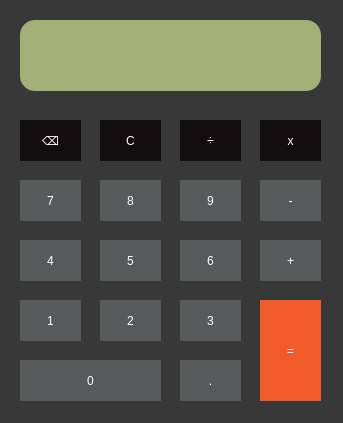
<?xml version="1.0" encoding="UTF-8"?>
<ui version="4.0">
 <class>MainWindow</class>
 <widget class="QMainWindow" name="MainWindow">
  <property name="geometry">
   <rect>
    <x>0</x>
    <y>0</y>
    <width>343</width>
    <height>423</height>
   </rect>
  </property>
  <property name="windowTitle">
   <string>Calculator</string>
  </property>
  <property name="windowIcon">
   <iconset>
    <normaloff>calculator_icon.png</normaloff>calculator_icon.png</iconset>
  </property>
  <property name="styleSheet">
   <string notr="true">background-color: rgb(56, 56, 56);
</string>
  </property>
  <widget class="QWidget" name="centralwidget">
   <widget class="QPushButton" name="pushButton_2">
    <property name="geometry">
     <rect>
      <x>20</x>
      <y>120</y>
      <width>61</width>
      <height>41</height>
     </rect>
    </property>
    <property name="styleSheet">
     <string notr="true">background-color: rgb(18, 13, 15);
border-radius: none;
font: 500 25pt &quot;Arial&quot;;
color: white;</string>
    </property>
    <property name="text">
     <string>⌫</string>
    </property>
   </widget>
   <widget class="QPushButton" name="pushButton_cl">
    <property name="geometry">
     <rect>
      <x>100</x>
      <y>120</y>
      <width>61</width>
      <height>41</height>
     </rect>
    </property>
    <property name="styleSheet">
     <string notr="true">background-color: rgb(18, 13, 15);
border-radius: none;
font: 500 25pt &quot;Arial&quot;;
color: white;</string>
    </property>
    <property name="text">
     <string>C</string>
    </property>
   </widget>
   <widget class="QPushButton" name="pushButton_3">
    <property name="geometry">
     <rect>
      <x>180</x>
      <y>120</y>
      <width>61</width>
      <height>41</height>
     </rect>
    </property>
    <property name="styleSheet">
     <string notr="true">background-color: rgb(18, 13, 15);
border-radius: none;
font: 500 25pt &quot;Arial&quot;;
color: white;</string>
    </property>
    <property name="text">
     <string>÷</string>
    </property>
   </widget>
   <widget class="QPushButton" name="pushButton_4">
    <property name="geometry">
     <rect>
      <x>260</x>
      <y>120</y>
      <width>61</width>
      <height>41</height>
     </rect>
    </property>
    <property name="styleSheet">
     <string notr="true">background-color: rgb(18, 13, 15);
border-radius: none;
font: 500 25pt &quot;Arial&quot;;
color: white;</string>
    </property>
    <property name="text">
     <string>x</string>
    </property>
   </widget>
   <widget class="QPushButton" name="pushButton_5">
    <property name="geometry">
     <rect>
      <x>20</x>
      <y>180</y>
      <width>61</width>
      <height>41</height>
     </rect>
    </property>
    <property name="styleSheet">
     <string notr="true">background-color: rgb(87, 90, 91);
border-radius: none;
font: 500 25pt &quot;Arial&quot;;
color: white;</string>
    </property>
    <property name="text">
     <string>7</string>
    </property>
   </widget>
   <widget class="QPushButton" name="pushButton_6">
    <property name="geometry">
     <rect>
      <x>180</x>
      <y>180</y>
      <width>61</width>
      <height>41</height>
     </rect>
    </property>
    <property name="styleSheet">
     <string notr="true">background-color: rgb(87, 90, 91);
border-radius: none;
font: 500 25pt &quot;Arial&quot;;
color: white;</string>
    </property>
    <property name="text">
     <string>9</string>
    </property>
   </widget>
   <widget class="QPushButton" name="pushButton_7">
    <property name="geometry">
     <rect>
      <x>260</x>
      <y>180</y>
      <width>61</width>
      <height>41</height>
     </rect>
    </property>
    <property name="styleSheet">
     <string notr="true">background-color: rgb(87, 90, 91);
border-radius: none;
font: 500 25pt &quot;Arial&quot;;
color: white;</string>
    </property>
    <property name="text">
     <string>-</string>
    </property>
   </widget>
   <widget class="QPushButton" name="pushButton_8">
    <property name="geometry">
     <rect>
      <x>100</x>
      <y>180</y>
      <width>61</width>
      <height>41</height>
     </rect>
    </property>
    <property name="styleSheet">
     <string notr="true">background-color: rgb(87, 90, 91);
border-radius: none;
font: 500 25pt &quot;Arial&quot;;
color: white;</string>
    </property>
    <property name="text">
     <string>8</string>
    </property>
   </widget>
   <widget class="QPushButton" name="pushButton_9">
    <property name="geometry">
     <rect>
      <x>20</x>
      <y>240</y>
      <width>61</width>
      <height>41</height>
     </rect>
    </property>
    <property name="styleSheet">
     <string notr="true">background-color: rgb(87, 90, 91);
border-radius: none;
font: 500 25pt &quot;Arial&quot;;
color: white;</string>
    </property>
    <property name="text">
     <string>4</string>
    </property>
   </widget>
   <widget class="QPushButton" name="pushButton_10">
    <property name="geometry">
     <rect>
      <x>180</x>
      <y>240</y>
      <width>61</width>
      <height>41</height>
     </rect>
    </property>
    <property name="styleSheet">
     <string notr="true">background-color: rgb(87, 90, 91);
border-radius: none;
font: 500 25pt &quot;Arial&quot;;
color: white;</string>
    </property>
    <property name="text">
     <string>6</string>
    </property>
   </widget>
   <widget class="QPushButton" name="pushButton_11">
    <property name="geometry">
     <rect>
      <x>260</x>
      <y>300</y>
      <width>61</width>
      <height>101</height>
     </rect>
    </property>
    <property name="styleSheet">
     <string notr="true">background-color: rgb(241, 90, 43);
border-radius: none;
font: 500 25pt &quot;Arial&quot;;
color: white;</string>
    </property>
    <property name="text">
     <string>=</string>
    </property>
   </widget>
   <widget class="QPushButton" name="pushButton_12">
    <property name="geometry">
     <rect>
      <x>100</x>
      <y>240</y>
      <width>61</width>
      <height>41</height>
     </rect>
    </property>
    <property name="styleSheet">
     <string notr="true">background-color: rgb(87, 90, 91);
border-radius: none;
font: 500 25pt &quot;Arial&quot;;
color: white;</string>
    </property>
    <property name="text">
     <string>5</string>
    </property>
   </widget>
   <widget class="QPushButton" name="pushButton_13">
    <property name="geometry">
     <rect>
      <x>20</x>
      <y>300</y>
      <width>61</width>
      <height>41</height>
     </rect>
    </property>
    <property name="styleSheet">
     <string notr="true">background-color: rgb(87, 90, 91);
border-radius: none;
font: 500 25pt &quot;Arial&quot;;
color: white;</string>
    </property>
    <property name="text">
     <string>1</string>
    </property>
   </widget>
   <widget class="QPushButton" name="pushButton_14">
    <property name="geometry">
     <rect>
      <x>180</x>
      <y>300</y>
      <width>61</width>
      <height>41</height>
     </rect>
    </property>
    <property name="styleSheet">
     <string notr="true">background-color: rgb(87, 90, 91);
border-radius: none;
font: 500 25pt &quot;Arial&quot;;
color: white;</string>
    </property>
    <property name="text">
     <string>3</string>
    </property>
   </widget>
   <widget class="QPushButton" name="pushButton_16">
    <property name="geometry">
     <rect>
      <x>100</x>
      <y>300</y>
      <width>61</width>
      <height>41</height>
     </rect>
    </property>
    <property name="styleSheet">
     <string notr="true">background-color: rgb(87, 90, 91);
border-radius: none;
font: 500 25pt &quot;Arial&quot;;
color: white;</string>
    </property>
    <property name="text">
     <string>2</string>
    </property>
   </widget>
   <widget class="QPushButton" name="pushButton_17">
    <property name="geometry">
     <rect>
      <x>180</x>
      <y>360</y>
      <width>61</width>
      <height>41</height>
     </rect>
    </property>
    <property name="styleSheet">
     <string notr="true">background-color: rgb(87, 90, 91);
border-radius: none;
font: 500 25pt &quot;Arial&quot;;
color: white;</string>
    </property>
    <property name="text">
     <string>.</string>
    </property>
   </widget>
   <widget class="QPushButton" name="pushButton_18">
    <property name="geometry">
     <rect>
      <x>260</x>
      <y>240</y>
      <width>61</width>
      <height>41</height>
     </rect>
    </property>
    <property name="styleSheet">
     <string notr="true">background-color: rgb(87, 90, 91);
border-radius: none;
font: 500 25pt &quot;Arial&quot;;
color: white;</string>
    </property>
    <property name="text">
     <string>+</string>
    </property>
   </widget>
   <widget class="QPushButton" name="pushButton_19">
    <property name="geometry">
     <rect>
      <x>20</x>
      <y>360</y>
      <width>141</width>
      <height>41</height>
     </rect>
    </property>
    <property name="styleSheet">
     <string notr="true">background-color: rgb(87, 90, 91);
border-radius: none;
font: 500 25pt &quot;Arial&quot;;
color: white;</string>
    </property>
    <property name="text">
     <string>0</string>
    </property>
   </widget>
   <widget class="QLabel" name="screen">
    <property name="geometry">
     <rect>
      <x>20</x>
      <y>20</y>
      <width>301</width>
      <height>71</height>
     </rect>
    </property>
    <property name="styleSheet">
     <string notr="true">background-color: rgb(162, 175, 119);
border-color: rgb(162, 175, 119);
border-radius: 15px;
font: 700 30pt &quot;Arial&quot;;
color: white;</string>
    </property>
    <property name="text">
     <string></string>
    </property>
   </widget>
  </widget>
  <widget class="QMenuBar" name="menubar">
   <property name="geometry">
    <rect>
     <x>0</x>
     <y>0</y>
     <width>343</width>
     <height>21</height>
    </rect>
   </property>
  </widget>
  <widget class="QStatusBar" name="statusbar"/>
 </widget>
 <resources/>
 <connections/>
</ui>
